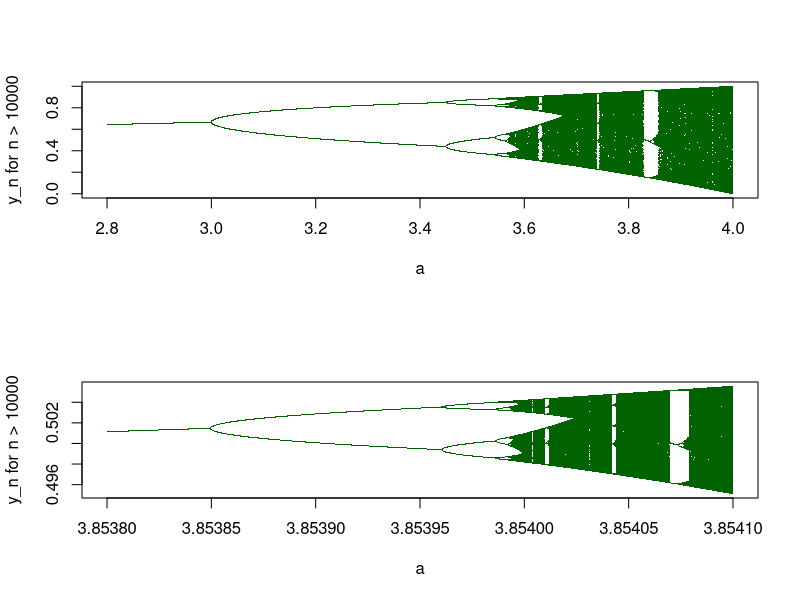

Here is the R script that generated this plot:
# Fig. 1.23: Bifurcation diagram of the logistic growth model (book, Section 1.3, Eq. 1.28)
# y_{n+1} = a y_n (1 - y_n): for each value of a, the long-term behavior after n_* = 10000 steps is plotted
# top: 2.8 <= a <= 4;  bottom: detail 3.8538 <= a <= 3.8541, 0.494 <= y <= 0.506 (the pattern recurs)
# (c) 2026 Philipp Kügler · Program for the book "Dynamical Systems in the Life Sciences" · MIT License (see LICENSE)
gruen <- rgb(0, 0.39, 0)
bereiche <- list(seq(2.8, 4.0, length.out = 2401), seq(3.8538, 3.8541, length.out = 1501))
behalten <- c(200, 6000)
fenster <- rbind(c(0, 1), c(0.494, 0.506))
par(mfrow = c(2, 1))
for (p in 1:2) {
  a <- bereiche[[p]]
  y <- rep(0.9, length(a))               # all parameter values at once (vector)
  for (k in 1:10000) y <- a * y * (1 - y)          # transient
  A <- c(); Y <- c()
  for (k in 1:behalten[p]) {             # collect long-term behavior
    y <- a * y * (1 - y)
    m <- y > fenster[p, 1] & y < fenster[p, 2]
    A <- c(A, a[m]); Y <- c(Y, y[m])
  }
  plot(A, Y, pch = ".", col = gruen, xlab = "a", ylab = "y_n for n > 10000")
}

a <- 3.2; y <- 0.9                       # example a = 3.2: two values alternate (2-cycle)
for (k in 1:10000) y <- a * y * (1 - y)
cat(sprintf("a = 3.2:  2-cycle %.4f <-> %.4f\n", y, a * y * (1 - y)))
